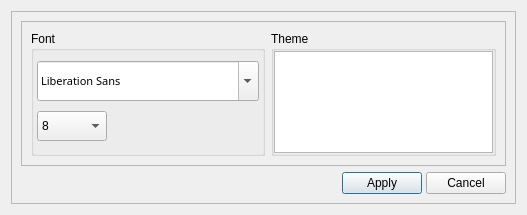
<?xml version="1.0" encoding="UTF-8"?>
<ui version="4.0">
 <class>Preferences</class>
 <widget class="QDialog" name="Preferences">
  <property name="geometry">
   <rect>
    <x>0</x>
    <y>0</y>
    <width>527</width>
    <height>215</height>
   </rect>
  </property>
  <property name="windowTitle">
   <string>Dialog</string>
  </property>
  <layout class="QHBoxLayout" name="horizontalLayout">
   <item>
    <widget class="QFrame" name="frame">
     <property name="frameShape">
      <enum>QFrame::StyledPanel</enum>
     </property>
     <property name="frameShadow">
      <enum>QFrame::Raised</enum>
     </property>
     <layout class="QVBoxLayout" name="verticalLayout_3">
      <item>
       <widget class="QFrame" name="frame_50">
        <property name="styleSheet">
         <string notr="true"/>
        </property>
        <property name="frameShape">
         <enum>QFrame::StyledPanel</enum>
        </property>
        <property name="frameShadow">
         <enum>QFrame::Raised</enum>
        </property>
        <layout class="QHBoxLayout" name="horizontalLayout_3">
         <item>
          <widget class="QGroupBox" name="fontGroupBox">
           <property name="title">
            <string>Font</string>
           </property>
           <layout class="QVBoxLayout" name="verticalLayout">
            <property name="spacing">
             <number>0</number>
            </property>
            <property name="leftMargin">
             <number>3</number>
            </property>
            <property name="topMargin">
             <number>0</number>
            </property>
            <property name="rightMargin">
             <number>3</number>
            </property>
            <property name="bottomMargin">
             <number>0</number>
            </property>
            <item>
             <widget class="QFontComboBox" name="fontComboBox_2">
              <property name="minimumSize">
               <size>
                <width>0</width>
                <height>30</height>
               </size>
              </property>
              <property name="maximumSize">
               <size>
                <width>16777215</width>
                <height>40</height>
               </size>
              </property>
              <property name="font">
               <font>
                <family>Montserrat Medium</family>
                <pointsize>8</pointsize>
               </font>
              </property>
              <property name="styleSheet">
               <string notr="true"/>
              </property>
             </widget>
            </item>
            <item>
             <widget class="QComboBox" name="comboBox_5">
              <property name="minimumSize">
               <size>
                <width>0</width>
                <height>30</height>
               </size>
              </property>
              <property name="maximumSize">
               <size>
                <width>70</width>
                <height>16777215</height>
               </size>
              </property>
              <property name="styleSheet">
               <string notr="true"/>
              </property>
              <property name="iconSize">
               <size>
                <width>24</width>
                <height>24</height>
               </size>
              </property>
              <item>
               <property name="text">
                <string>8</string>
               </property>
              </item>
              <item>
               <property name="text">
                <string>10</string>
               </property>
              </item>
              <item>
               <property name="text">
                <string>12</string>
               </property>
              </item>
              <item>
               <property name="text">
                <string>14</string>
               </property>
              </item>
              <item>
               <property name="text">
                <string>16</string>
               </property>
              </item>
              <item>
               <property name="text">
                <string>18</string>
               </property>
              </item>
             </widget>
            </item>
           </layout>
          </widget>
         </item>
         <item>
          <widget class="QGroupBox" name="themeGroupBox_2">
           <property name="title">
            <string>Theme</string>
           </property>
           <layout class="QHBoxLayout" name="horizontalLayout_4">
            <property name="spacing">
             <number>0</number>
            </property>
            <property name="leftMargin">
             <number>0</number>
            </property>
            <property name="topMargin">
             <number>0</number>
            </property>
            <property name="rightMargin">
             <number>0</number>
            </property>
            <property name="bottomMargin">
             <number>0</number>
            </property>
            <item>
             <widget class="QListWidget" name="themeList"/>
            </item>
           </layout>
          </widget>
         </item>
        </layout>
       </widget>
      </item>
      <item>
       <widget class="QFrame" name="frame_2">
        <property name="maximumSize">
         <size>
          <width>16777215</width>
          <height>40</height>
         </size>
        </property>
        <property name="frameShape">
         <enum>QFrame::NoFrame</enum>
        </property>
        <property name="frameShadow">
         <enum>QFrame::Raised</enum>
        </property>
        <layout class="QHBoxLayout" name="horizontalLayout_2">
         <property name="spacing">
          <number>4</number>
         </property>
         <property name="leftMargin">
          <number>0</number>
         </property>
         <property name="topMargin">
          <number>0</number>
         </property>
         <property name="rightMargin">
          <number>0</number>
         </property>
         <property name="bottomMargin">
          <number>0</number>
         </property>
         <item>
          <spacer name="horizontalSpacer">
           <property name="orientation">
            <enum>Qt::Horizontal</enum>
           </property>
           <property name="sizeHint" stdset="0">
            <size>
             <width>318</width>
             <height>20</height>
            </size>
           </property>
          </spacer>
         </item>
         <item>
          <widget class="QPushButton" name="applyBtn">
           <property name="text">
            <string>Apply</string>
           </property>
          </widget>
         </item>
         <item>
          <widget class="QPushButton" name="cancelBtn">
           <property name="text">
            <string>Cancel</string>
           </property>
          </widget>
         </item>
        </layout>
       </widget>
      </item>
     </layout>
    </widget>
   </item>
  </layout>
 </widget>
 <resources/>
 <connections/>
</ui>
